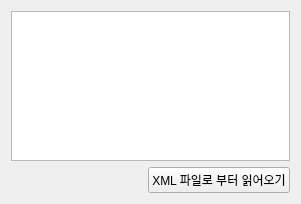
<?xml version="1.0" encoding="UTF-8"?>
<ui version="4.0">
 <class>Widget</class>
 <widget class="QWidget" name="Widget">
  <property name="geometry">
   <rect>
    <x>0</x>
    <y>0</y>
    <width>301</width>
    <height>204</height>
   </rect>
  </property>
  <property name="windowTitle">
   <string>Widget</string>
  </property>
  <layout class="QVBoxLayout" name="verticalLayout">
   <item>
    <widget class="QTextEdit" name="textEdit"/>
   </item>
   <item>
    <layout class="QHBoxLayout" name="horizontalLayout">
     <item>
      <spacer name="horizontalSpacer">
       <property name="orientation">
        <enum>Qt::Horizontal</enum>
       </property>
       <property name="sizeHint" stdset="0">
        <size>
         <width>40</width>
         <height>20</height>
        </size>
       </property>
      </spacer>
     </item>
     <item>
      <widget class="QPushButton" name="pushButton">
       <property name="text">
        <string>XML 파일로 부터 읽어오기</string>
       </property>
      </widget>
     </item>
    </layout>
   </item>
  </layout>
 </widget>
 <layoutdefault spacing="6" margin="11"/>
 <resources/>
 <connections/>
</ui>
